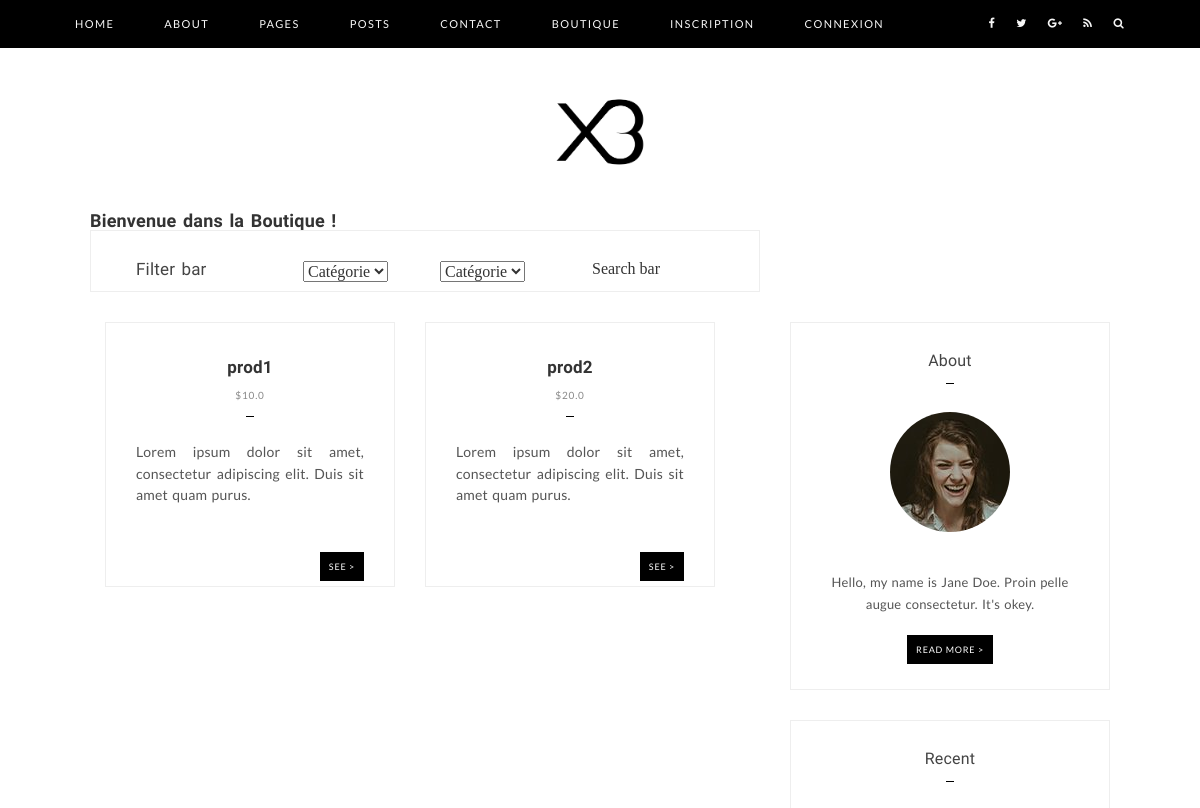
The app's page /shop/ (upper part), older data.
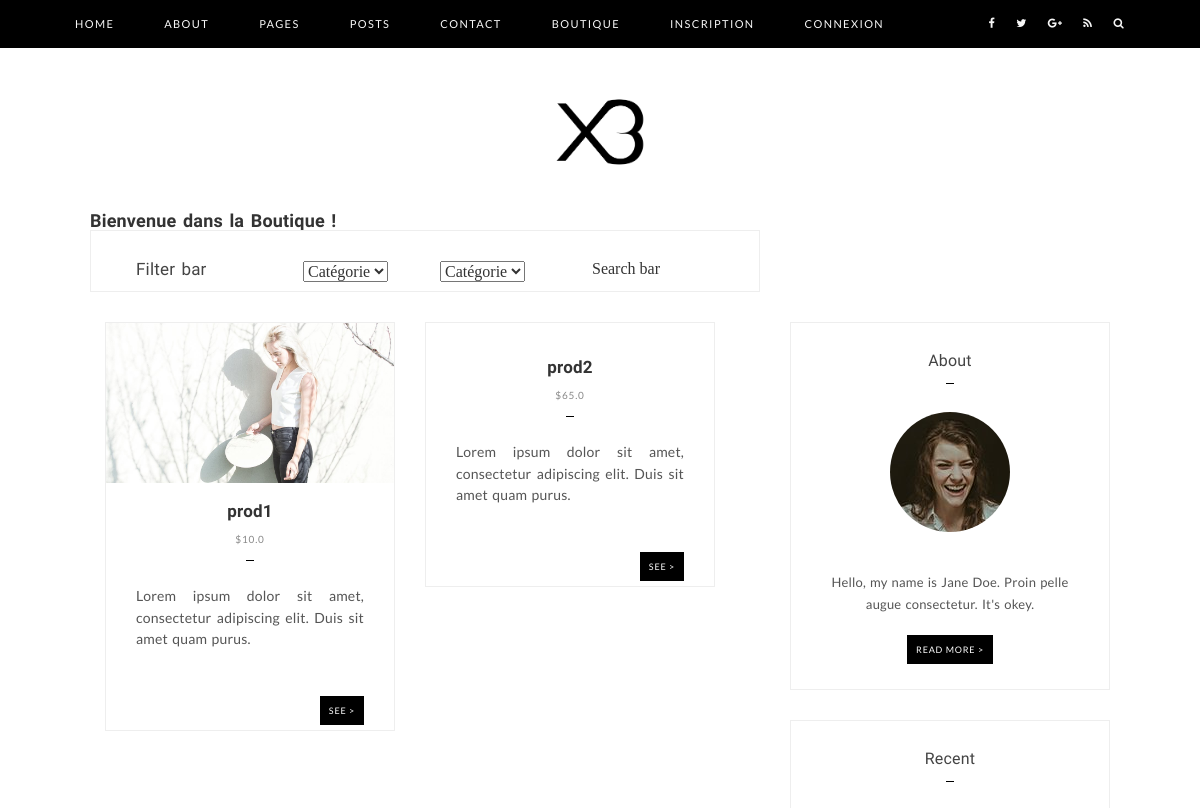
The same page, newer data.
### shopping/models.py (models this page shows, shortened)
class Product(models.Model):
    name = models.CharField(max_length=255)
    slug_prod = models.SlugField(max_length=40, null=True)
    price = models.FloatField(null=True,  validators=[MinValueValidator(0.0)])
    tag = models.ManyToManyField(Tag)
    mainDesc = RichTextField(blank=True, null=True)
    shortDesc = models.TextField(max_length=255, null=True)
    mainImg = models.ImageField(upload_to='images/', null=True, blank=True)
    additionalImg1 = models.ImageField(upload_to='images/', null=True, blank=True)
    additionalImg2 = models.ImageField(upload_to='images/', null=True, blank=True)
    additionalImg3 = models.ImageField(upload_to='images/', null=True, blank=True)
    additionalImg4 = models.ImageField(upload_to='images/', null=True, blank=True)
    additionalImg5 = models.ImageField(upload_to='images/', null=True, blank=True)
    additionalImg6 = models.ImageField(upload_to='images/', null=True, blank=True)
    additionalImg7 = models.ImageField(upload_to='images/', null=True, blank=True)
    additionalImg8 = models.ImageField(upload_to='images/', null=True, blank=True)
    additionalImg9 = models.ImageField(upload_to='images/', null=True, blank=True)

### shopping/views.py (the view)
# urls.py: path('', views.home_shop, name='home-shop'),
def home_shop(request):
    produits = Product.objects.all()
    context = {'products': produits, 'cartQty': getCartQty(request), 'admin': isAdmin(request)}
    return render(request, 'shopping/home-shop.html', context)

### account/views.py (called while the page is built)
def isAdmin(request):
    admin = 0
    for group in request.user.groups.all():
        if group.name == 'admin':
            admin = 1
    return admin

### shopping/views.py (called while the page is built)
def getCartQty(request):
    qtyTotal = 0
    client = Account.objects.filter(userId=request.user.id)
    if CartLine.objects.filter(client__in=client):
        cart = CartLine.objects.filter(client__in=client)
        for cart_line in cart:
            qtyTotal += cart_line.quantity
    return qtyTotal

### templates/shopping/home-shop.html (shortened to what this page needs)
{% extends 'base/main.html' %}
{% block contenu %}
{% load static %}
<div class="main-content">
    <div class="container">
        <div class="col-md-10">
            <h1>Bienvenue dans la Boutique !</h1>
        </div>
        <div class="col-md-2">
        </div>
        <br>
        <div class="col-md-8">
            <div class="page">
                <div class="widget">
                    <div class="col-md-3">
                        <h3>Filter bar</h3>
                    </div>
                    <div class="col-md-6">
                        <div class="col-md-6">
                            <select name="Category1">
                                <option value="">Catégorie</option>
                            </select>
                        </div>
                        <div class="col-md-6">
                            <select name="Category1">
                                <option value="">Catégorie</option>
                            </select>
                        </div>
                    </div>
                    <div class="col-md-3">
                        Search bar
                    </div>
                </div>
            </div>
        </div>
        <br><br>
        <div class="col-md-8">
            {% for product in products %}
            <div class="col-md-6" style="width: 320px; height: 500px">
                <div class="normal-posts">
                    <div class="normal-post">
                        <div class="normal-post-image" style="width: 100%; height: auto">
                            {% if product.mainImg %}
                            <a href="{% url 'product-detail' product.id %}"><img src="{{ product.mainImg.url }}" alt=""></a>
                            {% endif %}
                        </div>
                        <div class="normal-post-title">
                            <h2><a href="{% url 'product-detail' product.id %}">{{ product.name }}</a></h2>
                            <time class="post-date">${{ product.price }}</time>
                        </div>
                        <div class="normal-post-content">
                            <p>
                                {{ product.shortDesc }}
                            </p>
                        </div>
                        <div class="normal-post-footer">
                            <div class="read-more-button">
                                <span class="small-button"><a href="{% url 'product-detail' product.id %}">See ></a></span>
                            </div>
                        </div>
                    </div>
                </div>
            </div>
            {% endfor %}
        </div>
        <div class="col-md-4">
            <div class="sidebar">
                <div class="widget widget-about">
                    <div class="widget-title">
                        <h3>About</h3>
                    </div>
                    <div class="widget-content">
                        <img src="{% static 'images/widget-about.jpg' %}" alt="">
                        <p>Hello, my name is Jane Doe. Proin pelle augue consectetur. It's okey.</p>
                        <span class="small-button"><a href="#">Read More ></a></span>
                    </div>
                </div>
                <div class="widget widget-recent-posts">
                    <div class="widget-title">
                        <h3>Recent</h3>
                    </div>
                </div>
            </div>
        </div>
    </div>
</div>
{% endblock %}

Row changes from the older to the newer data that the page shows:
changed Product "prod1": mainImg: picture added
changed Product "prod2": price "20.0" → "65.0"
